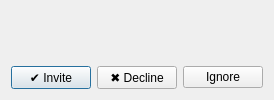
<?xml version="1.0" encoding="UTF-8"?>
<ui version="4.0">
 <class>DiscordJoinRequestDialog</class>
 <widget class="QDialog" name="DiscordJoinRequestDialog">
  <property name="windowTitle">
   <string>Request to Join Your Party</string>
  </property>
  <layout class="QGridLayout" name="mainLayout">
   <item row="0" column="0" colspan="3" alignment="Qt::AlignmentFlag::AlignHCenter">
    <widget class="QLabel" name="avatarLabel">
     <property name="visible">
      <bool>false</bool>
     </property>
     <property name="text">
      <string notr="true"/>
     </property>
     <property name="alignment">
      <set>Qt::AlignmentFlag::AlignCenter</set>
     </property>
    </widget>
   </item>
   <item row="1" column="0" colspan="3" alignment="Qt::AlignmentFlag::AlignHCenter">
    <widget class="QLabel" name="requestLabel">
     <property name="text">
      <string notr="true"/>
     </property>
     <property name="alignment">
      <set>Qt::AlignmentFlag::AlignCenter</set>
     </property>
    </widget>
   </item>
   <item row="2" column="0">
    <widget class="QPushButton" name="inviteButton">
     <property name="text">
      <string>✔ Invite</string>
     </property>
    </widget>
   </item>
   <item row="2" column="1">
    <widget class="QPushButton" name="declineButton">
     <property name="text">
      <string>✖ Decline</string>
     </property>
    </widget>
   </item>
   <item row="2" column="2">
    <widget class="QPushButton" name="ignoreButton">
     <property name="text">
      <string>Ignore</string>
     </property>
    </widget>
   </item>
  </layout>
 </widget>
 <tabstops>
  <tabstop>inviteButton</tabstop>
  <tabstop>declineButton</tabstop>
  <tabstop>ignoreButton</tabstop>
 </tabstops>
 <resources/>
 <connections/>
</ui>
